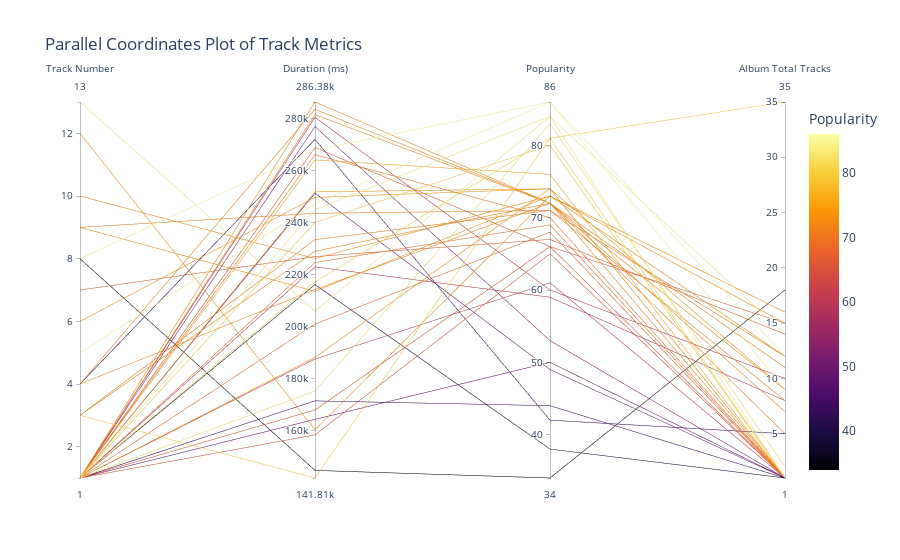

Notebook source saved alongside this figure:
### Code cell
# 6. Advanced: Parallel Coordinates Plot for Multi-dimensional Insights
import plotly.express as px

fig = px.parallel_coordinates(
    df,
    dimensions=['track_number', 'duration_ms', 'popularity', 'album_total_tracks'],
    color='popularity',
    color_continuous_scale=px.colors.sequential.Inferno,
    labels={
        'track_number': 'Track Number',
        'duration_ms': 'Duration (ms)',
        'popularity': 'Popularity',
        'album_total_tracks': 'Album Total Tracks'
    },
    title='Parallel Coordinates Plot of Track Metrics'
)
fig.show()

### Figure 1 — Plotly figure (JSON) as saved in the notebook; plotly's stock layout.template omitted (floating-point values rounded to 4 significant figures)
{"data": [{"dimensions": [{"label": "Track Number", "values": [3, 4, 1, 6, 1, 1, 1, 3, 1, 1, 1, 3, 9, 1, 1, 8, 1, 1, 1, 13, 1, 8, 1, 7, 1, 1, 1, 10, 1, 5, 1, 9, 1, 4, 4, 12, 1, 1, 1]}, {"label": "Duration (ms)", "values": [233453, 214250, 164347, 249707, 276946, 200991, 251333, 141805, 222997, 240066, 217148, 228982, 213599, 224680, 171458, 144721, 187560, 280497, 266094, 205946, 216163, 267866, 264089, 226941, 167976, 158400, 281511, 226198, 175238, 247160, 268833, 243578, 244960, 272000, 283539, 160426, 188166, 251818, 286380]}, {"label": "Popularity", "values": [71, 72, 50, 74, 53, 68, 49, 81, 59, 80, 81, 72, 73, 69, 44, 34, 61, 60, 70, 84, 38, 86, 76, 67, 66, 65, 72, 73, 83, 86, 66, 71, 84, 42, 72, 73, 74, 74, 72]}, {"label": "Album Total Tracks", "values": [8, 5, 1, 9, 1, 1, 1, 35, 8, 1, 1, 9, 16, 1, 1, 18, 1, 10, 1, 14, 1, 9, 1, 14, 1, 1, 1, 12, 2, 12, 15, 12, 1, 5, 7, 15, 1, 1, 11]}], "domain": {"x": [0, 1], "y": [0, 1]}, "line": {"color": [71, 72, 50, 74, 53, 68, 49, 81, 59, 80, 81, 72, 73, 69, 44, 34, 61, 60, 70, 84, 38, 86, 76, 67, 66, 65, 72, 73, 83, 86, 66, 71, 84, 42, 72, 73, 74, 74, 72], "coloraxis": "coloraxis"}, "name": "", "type": "parcoords"}], "layout": {"coloraxis": {"colorbar": {"title": {"text": "Popularity"}}, "colorscale": [[0, "#000004"], [0.1111, "#1b0c41"], [0.2222, "#4a0c6b"], [0.3333, "#781c6d"], [0.4444, "#a52c60"], [0.5556, "#cf4446"], [0.6667, "#ed6925"], [0.7778, "#fb9b06"], [0.8889, "#f7d13d"], [1, "#fcffa4"]]}, "legend": {"tracegroupgap": 0}, "title": {"text": "Parallel Coordinates Plot of Track Metrics"}}}
